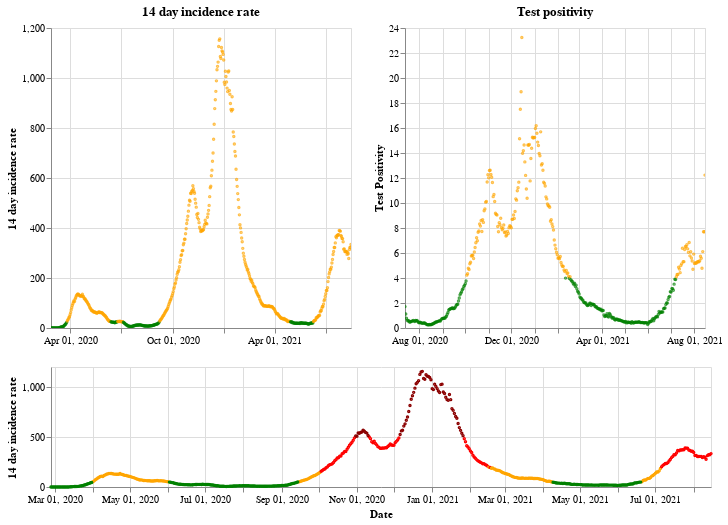

The notebook cell saved with this chart:
### Markdown cell above
## Wales

### Code cell
plot_traffic_light('Wales')

### Figure 1 — Vega-Lite specification as saved in the notebook (floating-point values rounded to 4 significant figures; data arrays with more than 128 entries replaced by an {"elided": "..."} marker saying what was removed)
{"config": {"view": {"continuousWidth": 400, "continuousHeight": 300}}, "vconcat": [{"hconcat": [{"mark": {"type": "point", "size": 2}, "encoding": {"color": {"condition": {"value": "green", "test": "(datum.twoWeeklyCasesRate <= 25)"}, "value": "orange"}, "tooltip": [{"type": "nominal", "field": "areaName"}, {"type": "temporal", "field": "date"}, {"type": "quantitative", "field": "twoWeeklyCasesRate"}, {"type": "quantitative", "field": "testPositivity"}], "x": {"type": "temporal", "axis": {"title": ""}, "field": "date", "scale": {"domain": {"selection": "DateBrush"}}, "timeUnit": "yearmonthdate"}, "y": {"type": "quantitative", "axis": {"title": "14 day incidence rate"}, "field": "twoWeeklyCasesRate"}}, "title": "14 day incidence rate", "width": 300}, {"mark": {"type": "point", "size": 2}, "encoding": {"color": {"condition": {"value": "green", "test": "(datum.testPositivity <= 4)"}, "value": "orange"}, "tooltip": [{"type": "nominal", "field": "areaName"}, {"type": "temporal", "field": "date"}, {"type": "quantitative", "field": "twoWeeklyCasesRate"}, {"type": "quantitative", "field": "testPositivity"}], "x": {"type": "temporal", "axis": {"title": ""}, "field": "date", "scale": {"domain": {"selection": "DateBrush"}}, "timeUnit": "yearmonthdate"}, "y": {"type": "quantitative", "axis": {"title": "Test Positivity"}, "field": "testPositivity"}}, "title": "Test positivity", "width": 300}]}, {"layer": [{"mark": {"type": "point", "size": 2}, "encoding": {"color": {"condition": {"value": "orange", "test": "(((datum.testPositivity < 4) && (datum.twoWeeklyCasesRate >= 50)) && (datum.twoWeeklyCasesRate < 200))"}, "value": "red"}, "opacity": {"condition": {"value": 1, "test": "((datum.twoWeeklyCasesRate >= 50) && (datum.twoWeeklyCasesRate < 500))"}, "value": 0}, "tooltip": [{"type": "nominal", "field": "areaName"}, {"type": "temporal", "field": "date"}, {"type": "quantitative", "field": "twoWeeklyCasesRate"}, {"type": "quantitative", "field": "testPositivity"}], "x": {"type": "temporal", "axis": {"title": "Date"}, "field": "date", "timeUnit": "yearmonthdate"}, "y": {"type": "quantitative", "axis": {"title": "14 day incidence rate"}, "field": "twoWeeklyCasesRate"}}, "selection": {"DateBrush": {"type": "interval", "encodings": ["x"], "fields": ["Time"]}}}, {"mark": {"type": "point", "size": 2}, "encoding": {"color": {"value": "darkred"}, "opacity": {"condition": {"value": 1, "test": "(datum.twoWeeklyCasesRate >= 500)"}, "value": 0}, "tooltip": [{"type": "nominal", "field": "areaName"}, {"type": "temporal", "field": "date"}, {"type": "quantitative", "field": "twoWeeklyCasesRate"}, {"type": "quantitative", "field": "testPositivity"}], "x": {"type": "temporal", "axis": {"title": "Date"}, "field": "date", "timeUnit": "yearmonthdate"}, "y": {"type": "quantitative", "axis": {"title": "14 day incidence rate"}, "field": "twoWeeklyCasesRate"}}}, {"mark": {"type": "point", "size": 2}, "encoding": {"color": {"condition": {"value": "green", "test": "((datum.testPositivity < 4) && (datum.twoWeeklyCasesRate < 50))"}, "value": "orange"}, "opacity": {"condition": {"value": 1, "test": "(datum.twoWeeklyCasesRate < 50)"}, "value": 0}, "tooltip": [{"type": "nominal", "field": "areaName"}, {"type": "temporal", "field": "date"}, {"type": "quantitative", "field": "twoWeeklyCasesRate"}, {"type": "quantitative", "field": "testPositivity"}], "x": {"type": "temporal", "axis": {"title": "Date"}, "field": "date", "timeUnit": "yearmonthdate"}, "y": {"type": "quantitative", "axis": {"title": "14 day incidence rate"}, "field": "twoWeeklyCasesRate"}}}], "height": 120, "width": 660}], "data": {"name": "data-899d4ca37c4781c64871add0c06a9725"}, "$schema": "https://vega.github.io/schema/vega-lite/v4.8.1.json", "datasets": {"data-899d4ca37c4781c64871add0c06a9725": {"elided": "536 records"}}}
